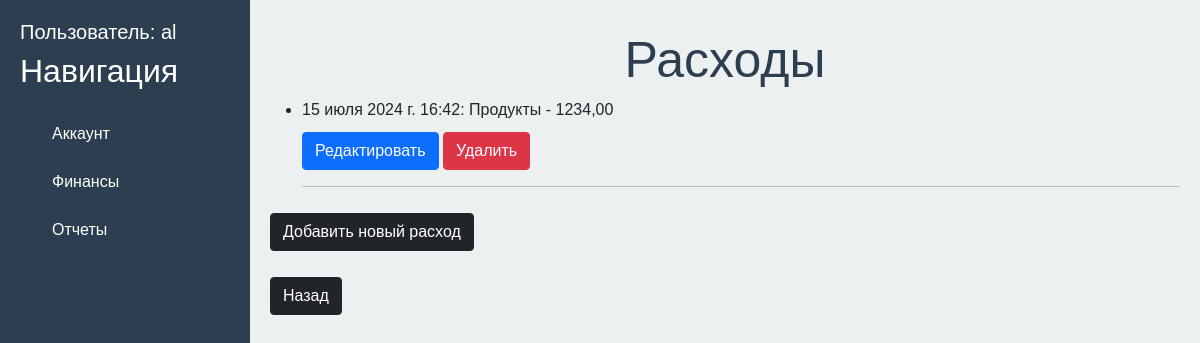
Page /myfinances/expense/ (signed in) on the earlier database version.
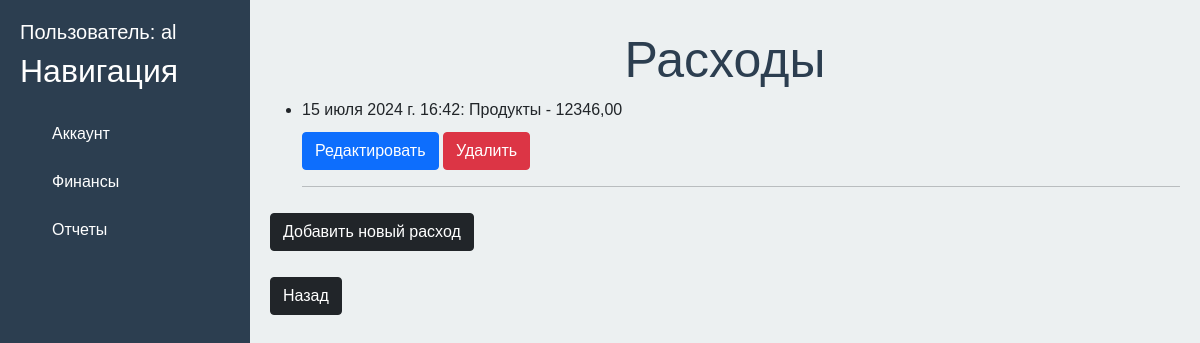
Same page on the later database version.
### finances/models.py (models this page shows, shortened)
class Expense(models.Model):
    user = models.ForeignKey(settings.AUTH_USER_MODEL, on_delete = models.CASCADE)
    category = models.CharField(max_length = 100)
    amount = models.DecimalField(max_digits = 10, decimal_places = 2, default=0)
    date = models.DateTimeField(default=timezone.now)

### finances/views.py (the view)
# urls.py: path('expense/', views.expense_list, name = 'expense_list'),                                    #Page with all expense records
@login_required
def expense_list(request):
    expenses = Expense.objects.filter(user=request.user)
    return render(request, 'finances/expense_list.html', {'expenses':expenses})

### finances/templates/finances/expense_list.html (shortened to what this page needs)
{% extends 'users/base.html'%}
{% block content %}
<div class="features">
    <h1> Расходы </h1>
    <ul>
        {% if expenses %}
            {% for elem in expenses%}
                <li>{{elem.date}}: {{elem.category}} - {{elem.amount}}</li>
                <a href="{% url 'expense_update' elem.id%}" class="btn btn-primary"> Редактировать </a>
                <a href="{% url 'expense_delete' elem.id%}" class="btn btn-danger"> Удалить </a>
                <hr>
            {% endfor %}
        {% else %}
            <p> Нет записей </p>
        {% endif %}
    </ul>
    <p>
        <a href="{% url 'expense_create' %}" class="btn btn-dark">Добавить новый расход </a>
    </p>
    <p>
        <a href="{% url 'finance_home' %}" class="btn btn-dark"> Назад </a>
    </p>
</div>
{% endblock %}

Differences in the rows shown:
changed Expense "Продукты": amount "1234,00" → "12346,00"
